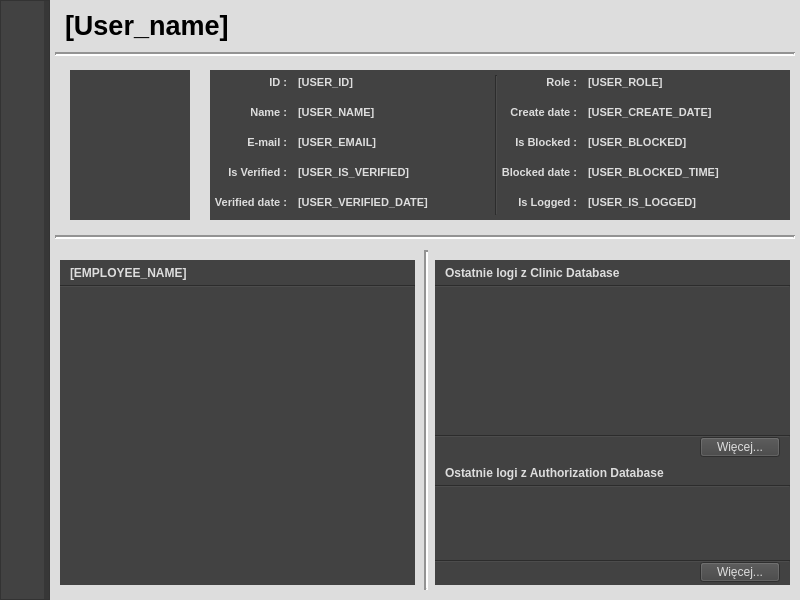
<?xml version="1.0" encoding="UTF-8"?>
<ui version="4.0">
 <class>w_MainWindow</class>
 <widget class="QMainWindow" name="w_MainWindow">
  <property name="geometry">
   <rect>
    <x>0</x>
    <y>0</y>
    <width>800</width>
    <height>600</height>
   </rect>
  </property>
  <property name="windowTitle">
   <string>Clinic Client - User Panel</string>
  </property>
  <property name="windowIcon">
   <iconset resource="icons.qrc">
    <normaloff>:/icons/Clinic_Client.ico</normaloff>:/icons/Clinic_Client.ico</iconset>
  </property>
  <widget class="QWidget" name="centralwidget">
   <property name="styleSheet">
    <string notr="true">background-color: rgb(221, 221, 221);
color: rgb(0,0,0);</string>
   </property>
   <widget class="QScrollArea" name="scrollArea">
    <property name="geometry">
     <rect>
      <x>0</x>
      <y>0</y>
      <width>50</width>
      <height>600</height>
     </rect>
    </property>
    <property name="minimumSize">
     <size>
      <width>50</width>
      <height>600</height>
     </size>
    </property>
    <property name="maximumSize">
     <size>
      <width>50</width>
      <height>600</height>
     </size>
    </property>
    <property name="styleSheet">
     <string notr="true">background-color: rgb(66, 66, 66);
color: rgb(255, 255, 255);
border-right: 5px solid rgb(55, 55, 55);</string>
    </property>
    <property name="widgetResizable">
     <bool>true</bool>
    </property>
    <widget class="QWidget" name="left_panel_button_scroll_area">
     <property name="geometry">
      <rect>
       <x>0</x>
       <y>0</y>
       <width>48</width>
       <height>598</height>
      </rect>
     </property>
    </widget>
   </widget>
   <widget class="QLabel" name="l_username">
    <property name="geometry">
     <rect>
      <x>60</x>
      <y>0</y>
      <width>740</width>
      <height>50</height>
     </rect>
    </property>
    <property name="font">
     <font>
      <pointsize>20</pointsize>
      <bold>true</bold>
     </font>
    </property>
    <property name="text">
     <string>[User_name]</string>
    </property>
    <property name="indent">
     <number>5</number>
    </property>
   </widget>
   <widget class="Line" name="line">
    <property name="geometry">
     <rect>
      <x>55</x>
      <y>52</y>
      <width>740</width>
      <height>5</height>
     </rect>
    </property>
    <property name="styleSheet">
     <string notr="true"/>
    </property>
    <property name="lineWidth">
     <number>2</number>
    </property>
    <property name="orientation">
     <enum>Qt::Horizontal</enum>
    </property>
   </widget>
   <widget class="QWidget" name="w_photo_container" native="true">
    <property name="geometry">
     <rect>
      <x>70</x>
      <y>70</y>
      <width>120</width>
      <height>150</height>
     </rect>
    </property>
    <property name="styleSheet">
     <string notr="true">background-color: rgb(66, 66, 66);
color: rgb(255, 255, 255);</string>
    </property>
   </widget>
   <widget class="QWidget" name="w_account_info_container" native="true">
    <property name="geometry">
     <rect>
      <x>210</x>
      <y>70</y>
      <width>580</width>
      <height>150</height>
     </rect>
    </property>
    <property name="styleSheet">
     <string notr="true">background-color: rgb(66, 66, 66);
color: rgb(255, 255, 255);</string>
    </property>
    <widget class="Line" name="line_2">
     <property name="geometry">
      <rect>
       <x>285</x>
       <y>5</y>
       <width>3</width>
       <height>140</height>
      </rect>
     </property>
     <property name="orientation">
      <enum>Qt::Vertical</enum>
     </property>
    </widget>
    <widget class="QLabel" name="l_id_label">
     <property name="geometry">
      <rect>
       <x>0</x>
       <y>0</y>
       <width>80</width>
       <height>25</height>
      </rect>
     </property>
     <property name="font">
      <font>
       <pointsize>8</pointsize>
       <bold>true</bold>
      </font>
     </property>
     <property name="styleSheet">
      <string notr="true">color: rgb(221, 221, 221);</string>
     </property>
     <property name="text">
      <string>ID :</string>
     </property>
     <property name="alignment">
      <set>Qt::AlignRight|Qt::AlignTrailing|Qt::AlignVCenter</set>
     </property>
     <property name="indent">
      <number>3</number>
     </property>
    </widget>
    <widget class="QLabel" name="l_id">
     <property name="geometry">
      <rect>
       <x>85</x>
       <y>0</y>
       <width>200</width>
       <height>25</height>
      </rect>
     </property>
     <property name="font">
      <font>
       <pointsize>8</pointsize>
       <bold>true</bold>
      </font>
     </property>
     <property name="styleSheet">
      <string notr="true">color: rgb(221, 221, 221);</string>
     </property>
     <property name="text">
      <string>[USER_ID]</string>
     </property>
     <property name="alignment">
      <set>Qt::AlignLeading|Qt::AlignLeft|Qt::AlignVCenter</set>
     </property>
     <property name="indent">
      <number>3</number>
     </property>
    </widget>
    <widget class="QLabel" name="l_name_label">
     <property name="geometry">
      <rect>
       <x>0</x>
       <y>30</y>
       <width>80</width>
       <height>25</height>
      </rect>
     </property>
     <property name="font">
      <font>
       <pointsize>8</pointsize>
       <bold>true</bold>
      </font>
     </property>
     <property name="styleSheet">
      <string notr="true">color: rgb(221, 221, 221);</string>
     </property>
     <property name="text">
      <string>Name :</string>
     </property>
     <property name="alignment">
      <set>Qt::AlignRight|Qt::AlignTrailing|Qt::AlignVCenter</set>
     </property>
     <property name="indent">
      <number>3</number>
     </property>
    </widget>
    <widget class="QLabel" name="l_name">
     <property name="geometry">
      <rect>
       <x>85</x>
       <y>30</y>
       <width>200</width>
       <height>25</height>
      </rect>
     </property>
     <property name="font">
      <font>
       <pointsize>8</pointsize>
       <bold>true</bold>
      </font>
     </property>
     <property name="styleSheet">
      <string notr="true">color: rgb(221, 221, 221);</string>
     </property>
     <property name="text">
      <string>[USER_NAME]</string>
     </property>
     <property name="alignment">
      <set>Qt::AlignLeading|Qt::AlignLeft|Qt::AlignVCenter</set>
     </property>
     <property name="indent">
      <number>3</number>
     </property>
    </widget>
    <widget class="QLabel" name="l_email">
     <property name="geometry">
      <rect>
       <x>85</x>
       <y>60</y>
       <width>200</width>
       <height>25</height>
      </rect>
     </property>
     <property name="font">
      <font>
       <pointsize>8</pointsize>
       <bold>true</bold>
      </font>
     </property>
     <property name="styleSheet">
      <string notr="true">color: rgb(221, 221, 221);</string>
     </property>
     <property name="text">
      <string>[USER_EMAIL]</string>
     </property>
     <property name="alignment">
      <set>Qt::AlignLeading|Qt::AlignLeft|Qt::AlignVCenter</set>
     </property>
     <property name="indent">
      <number>3</number>
     </property>
    </widget>
    <widget class="QLabel" name="l_email_label">
     <property name="geometry">
      <rect>
       <x>0</x>
       <y>60</y>
       <width>80</width>
       <height>25</height>
      </rect>
     </property>
     <property name="font">
      <font>
       <pointsize>8</pointsize>
       <bold>true</bold>
      </font>
     </property>
     <property name="styleSheet">
      <string notr="true">color: rgb(221, 221, 221);</string>
     </property>
     <property name="text">
      <string>E-mail :</string>
     </property>
     <property name="alignment">
      <set>Qt::AlignRight|Qt::AlignTrailing|Qt::AlignVCenter</set>
     </property>
     <property name="indent">
      <number>3</number>
     </property>
    </widget>
    <widget class="QLabel" name="l_verified_label">
     <property name="geometry">
      <rect>
       <x>0</x>
       <y>90</y>
       <width>80</width>
       <height>25</height>
      </rect>
     </property>
     <property name="font">
      <font>
       <pointsize>8</pointsize>
       <bold>true</bold>
      </font>
     </property>
     <property name="styleSheet">
      <string notr="true">color: rgb(221, 221, 221);</string>
     </property>
     <property name="text">
      <string>Is Verified :</string>
     </property>
     <property name="alignment">
      <set>Qt::AlignRight|Qt::AlignTrailing|Qt::AlignVCenter</set>
     </property>
     <property name="indent">
      <number>3</number>
     </property>
    </widget>
    <widget class="QLabel" name="l_verified">
     <property name="geometry">
      <rect>
       <x>85</x>
       <y>90</y>
       <width>200</width>
       <height>25</height>
      </rect>
     </property>
     <property name="font">
      <font>
       <pointsize>8</pointsize>
       <bold>true</bold>
      </font>
     </property>
     <property name="styleSheet">
      <string notr="true">color: rgb(221, 221, 221);</string>
     </property>
     <property name="text">
      <string>[USER_IS_VERIFIED]</string>
     </property>
     <property name="alignment">
      <set>Qt::AlignLeading|Qt::AlignLeft|Qt::AlignVCenter</set>
     </property>
     <property name="indent">
      <number>3</number>
     </property>
    </widget>
    <widget class="QLabel" name="l_verified_date">
     <property name="geometry">
      <rect>
       <x>85</x>
       <y>120</y>
       <width>200</width>
       <height>25</height>
      </rect>
     </property>
     <property name="font">
      <font>
       <pointsize>8</pointsize>
       <bold>true</bold>
      </font>
     </property>
     <property name="styleSheet">
      <string notr="true">color: rgb(221, 221, 221);</string>
     </property>
     <property name="text">
      <string>[USER_VERIFIED_DATE]</string>
     </property>
     <property name="alignment">
      <set>Qt::AlignLeading|Qt::AlignLeft|Qt::AlignVCenter</set>
     </property>
     <property name="indent">
      <number>3</number>
     </property>
    </widget>
    <widget class="QLabel" name="l_verified_date_label">
     <property name="geometry">
      <rect>
       <x>0</x>
       <y>120</y>
       <width>80</width>
       <height>25</height>
      </rect>
     </property>
     <property name="font">
      <font>
       <pointsize>8</pointsize>
       <bold>true</bold>
      </font>
     </property>
     <property name="styleSheet">
      <string notr="true">color: rgb(221, 221, 221);</string>
     </property>
     <property name="text">
      <string>Verified date :</string>
     </property>
     <property name="alignment">
      <set>Qt::AlignRight|Qt::AlignTrailing|Qt::AlignVCenter</set>
     </property>
     <property name="indent">
      <number>3</number>
     </property>
    </widget>
    <widget class="QLabel" name="l_id_label_2">
     <property name="geometry">
      <rect>
       <x>290</x>
       <y>0</y>
       <width>80</width>
       <height>25</height>
      </rect>
     </property>
     <property name="font">
      <font>
       <pointsize>8</pointsize>
       <bold>true</bold>
      </font>
     </property>
     <property name="styleSheet">
      <string notr="true">color: rgb(221, 221, 221);</string>
     </property>
     <property name="text">
      <string>Role :</string>
     </property>
     <property name="alignment">
      <set>Qt::AlignRight|Qt::AlignTrailing|Qt::AlignVCenter</set>
     </property>
     <property name="indent">
      <number>3</number>
     </property>
    </widget>
    <widget class="QLabel" name="l_email_label_2">
     <property name="geometry">
      <rect>
       <x>290</x>
       <y>60</y>
       <width>80</width>
       <height>25</height>
      </rect>
     </property>
     <property name="font">
      <font>
       <pointsize>8</pointsize>
       <bold>true</bold>
      </font>
     </property>
     <property name="styleSheet">
      <string notr="true">color: rgb(221, 221, 221);</string>
     </property>
     <property name="text">
      <string>Is Blocked :</string>
     </property>
     <property name="alignment">
      <set>Qt::AlignRight|Qt::AlignTrailing|Qt::AlignVCenter</set>
     </property>
     <property name="indent">
      <number>3</number>
     </property>
    </widget>
    <widget class="QLabel" name="l_name_label_2">
     <property name="geometry">
      <rect>
       <x>290</x>
       <y>30</y>
       <width>80</width>
       <height>25</height>
      </rect>
     </property>
     <property name="font">
      <font>
       <pointsize>8</pointsize>
       <bold>true</bold>
      </font>
     </property>
     <property name="styleSheet">
      <string notr="true">color: rgb(221, 221, 221);</string>
     </property>
     <property name="text">
      <string>Create date :</string>
     </property>
     <property name="alignment">
      <set>Qt::AlignRight|Qt::AlignTrailing|Qt::AlignVCenter</set>
     </property>
     <property name="indent">
      <number>3</number>
     </property>
    </widget>
    <widget class="QLabel" name="l_name_2">
     <property name="geometry">
      <rect>
       <x>375</x>
       <y>30</y>
       <width>200</width>
       <height>25</height>
      </rect>
     </property>
     <property name="font">
      <font>
       <pointsize>8</pointsize>
       <bold>true</bold>
      </font>
     </property>
     <property name="styleSheet">
      <string notr="true">color: rgb(221, 221, 221);</string>
     </property>
     <property name="text">
      <string>[USER_CREATE_DATE]</string>
     </property>
     <property name="alignment">
      <set>Qt::AlignLeading|Qt::AlignLeft|Qt::AlignVCenter</set>
     </property>
     <property name="indent">
      <number>3</number>
     </property>
    </widget>
    <widget class="QLabel" name="l_id_2">
     <property name="geometry">
      <rect>
       <x>375</x>
       <y>0</y>
       <width>200</width>
       <height>25</height>
      </rect>
     </property>
     <property name="font">
      <font>
       <pointsize>8</pointsize>
       <bold>true</bold>
      </font>
     </property>
     <property name="styleSheet">
      <string notr="true">color: rgb(221, 221, 221);</string>
     </property>
     <property name="text">
      <string>[USER_ROLE]</string>
     </property>
     <property name="alignment">
      <set>Qt::AlignLeading|Qt::AlignLeft|Qt::AlignVCenter</set>
     </property>
     <property name="indent">
      <number>3</number>
     </property>
    </widget>
    <widget class="QLabel" name="l_verified_date_label_2">
     <property name="geometry">
      <rect>
       <x>290</x>
       <y>120</y>
       <width>80</width>
       <height>25</height>
      </rect>
     </property>
     <property name="font">
      <font>
       <pointsize>8</pointsize>
       <bold>true</bold>
      </font>
     </property>
     <property name="styleSheet">
      <string notr="true">color: rgb(221, 221, 221);</string>
     </property>
     <property name="text">
      <string>Is Logged :</string>
     </property>
     <property name="alignment">
      <set>Qt::AlignRight|Qt::AlignTrailing|Qt::AlignVCenter</set>
     </property>
     <property name="indent">
      <number>3</number>
     </property>
    </widget>
    <widget class="QLabel" name="l_verified_date_2">
     <property name="geometry">
      <rect>
       <x>375</x>
       <y>120</y>
       <width>200</width>
       <height>25</height>
      </rect>
     </property>
     <property name="font">
      <font>
       <pointsize>8</pointsize>
       <bold>true</bold>
      </font>
     </property>
     <property name="styleSheet">
      <string notr="true">color: rgb(221, 221, 221);</string>
     </property>
     <property name="text">
      <string>[USER_IS_LOGGED]</string>
     </property>
     <property name="alignment">
      <set>Qt::AlignLeading|Qt::AlignLeft|Qt::AlignVCenter</set>
     </property>
     <property name="indent">
      <number>3</number>
     </property>
    </widget>
    <widget class="QLabel" name="l_verified_2">
     <property name="geometry">
      <rect>
       <x>375</x>
       <y>90</y>
       <width>200</width>
       <height>25</height>
      </rect>
     </property>
     <property name="font">
      <font>
       <pointsize>8</pointsize>
       <bold>true</bold>
      </font>
     </property>
     <property name="styleSheet">
      <string notr="true">color: rgb(221, 221, 221);</string>
     </property>
     <property name="text">
      <string>[USER_BLOCKED_TIME]</string>
     </property>
     <property name="alignment">
      <set>Qt::AlignLeading|Qt::AlignLeft|Qt::AlignVCenter</set>
     </property>
     <property name="indent">
      <number>3</number>
     </property>
    </widget>
    <widget class="QLabel" name="l_verified_label_2">
     <property name="geometry">
      <rect>
       <x>290</x>
       <y>90</y>
       <width>80</width>
       <height>25</height>
      </rect>
     </property>
     <property name="font">
      <font>
       <pointsize>8</pointsize>
       <bold>true</bold>
      </font>
     </property>
     <property name="styleSheet">
      <string notr="true">color: rgb(221, 221, 221);</string>
     </property>
     <property name="text">
      <string>Blocked date :</string>
     </property>
     <property name="alignment">
      <set>Qt::AlignRight|Qt::AlignTrailing|Qt::AlignVCenter</set>
     </property>
     <property name="indent">
      <number>3</number>
     </property>
    </widget>
    <widget class="QLabel" name="l_email_2">
     <property name="geometry">
      <rect>
       <x>375</x>
       <y>60</y>
       <width>200</width>
       <height>25</height>
      </rect>
     </property>
     <property name="font">
      <font>
       <pointsize>8</pointsize>
       <bold>true</bold>
      </font>
     </property>
     <property name="styleSheet">
      <string notr="true">color: rgb(221, 221, 221);</string>
     </property>
     <property name="text">
      <string>[USER_BLOCKED]</string>
     </property>
     <property name="alignment">
      <set>Qt::AlignLeading|Qt::AlignLeft|Qt::AlignVCenter</set>
     </property>
     <property name="indent">
      <number>3</number>
     </property>
    </widget>
   </widget>
   <widget class="Line" name="line_3">
    <property name="geometry">
     <rect>
      <x>55</x>
      <y>235</y>
      <width>740</width>
      <height>5</height>
     </rect>
    </property>
    <property name="styleSheet">
     <string notr="true"/>
    </property>
    <property name="lineWidth">
     <number>2</number>
    </property>
    <property name="orientation">
     <enum>Qt::Horizontal</enum>
    </property>
   </widget>
   <widget class="Line" name="line_4">
    <property name="geometry">
     <rect>
      <x>424</x>
      <y>250</y>
      <width>5</width>
      <height>340</height>
     </rect>
    </property>
    <property name="lineWidth">
     <number>2</number>
    </property>
    <property name="orientation">
     <enum>Qt::Vertical</enum>
    </property>
   </widget>
   <widget class="QWidget" name="w_employee_info_container" native="true">
    <property name="geometry">
     <rect>
      <x>60</x>
      <y>260</y>
      <width>355</width>
      <height>325</height>
     </rect>
    </property>
    <property name="styleSheet">
     <string notr="true">background-color: rgb(66, 66, 66);
color: rgb(255, 255, 255);</string>
    </property>
    <widget class="Line" name="line_9">
     <property name="geometry">
      <rect>
       <x>0</x>
       <y>25</y>
       <width>355</width>
       <height>3</height>
      </rect>
     </property>
     <property name="orientation">
      <enum>Qt::Horizontal</enum>
     </property>
    </widget>
    <widget class="QLabel" name="l_employee_info_tittle">
     <property name="geometry">
      <rect>
       <x>0</x>
       <y>0</y>
       <width>355</width>
       <height>25</height>
      </rect>
     </property>
     <property name="font">
      <font>
       <bold>true</bold>
      </font>
     </property>
     <property name="styleSheet">
      <string notr="true">color: rgb(221, 221, 221);</string>
     </property>
     <property name="text">
      <string>[EMPLOYEE_NAME]</string>
     </property>
     <property name="indent">
      <number>10</number>
     </property>
    </widget>
   </widget>
   <widget class="QWidget" name="w_logs_container" native="true">
    <property name="geometry">
     <rect>
      <x>435</x>
      <y>260</y>
      <width>355</width>
      <height>325</height>
     </rect>
    </property>
    <property name="styleSheet">
     <string notr="true">background-color: rgb(66, 66, 66);
color: rgb(255, 255, 255);</string>
    </property>
    <widget class="QWidget" name="w_clinic_db_logs_container" native="true">
     <property name="geometry">
      <rect>
       <x>0</x>
       <y>0</y>
       <width>355</width>
       <height>200</height>
      </rect>
     </property>
     <property name="styleSheet">
      <string notr="true">background-color: rgb(66, 66, 66);
color: rgb(255, 255, 255);</string>
     </property>
     <widget class="QLabel" name="l_clinic_logs_tittle">
      <property name="geometry">
       <rect>
        <x>0</x>
        <y>0</y>
        <width>355</width>
        <height>25</height>
       </rect>
      </property>
      <property name="font">
       <font>
        <bold>true</bold>
       </font>
      </property>
      <property name="styleSheet">
       <string notr="true">color: rgb(221, 221, 221);</string>
      </property>
      <property name="text">
       <string>Ostatnie logi z Clinic Database</string>
      </property>
      <property name="indent">
       <number>10</number>
      </property>
     </widget>
     <widget class="Line" name="line_5">
      <property name="geometry">
       <rect>
        <x>0</x>
        <y>25</y>
        <width>355</width>
        <height>3</height>
       </rect>
      </property>
      <property name="orientation">
       <enum>Qt::Horizontal</enum>
      </property>
     </widget>
     <widget class="Line" name="line_6">
      <property name="geometry">
       <rect>
        <x>0</x>
        <y>175</y>
        <width>355</width>
        <height>3</height>
       </rect>
      </property>
      <property name="orientation">
       <enum>Qt::Horizontal</enum>
      </property>
     </widget>
     <widget class="QPushButton" name="b_more_clinic_logs_button">
      <property name="geometry">
       <rect>
        <x>265</x>
        <y>177</y>
        <width>80</width>
        <height>20</height>
       </rect>
      </property>
      <property name="styleSheet">
       <string notr="true">background-color: rgb(66, 66, 66);
color: rgb(221, 221, 221);</string>
      </property>
      <property name="text">
       <string>Więcej...</string>
      </property>
      <property name="iconSize">
       <size>
        <width>0</width>
        <height>0</height>
       </size>
      </property>
     </widget>
    </widget>
    <widget class="QWidget" name="w_auth_db_logs_container" native="true">
     <property name="geometry">
      <rect>
       <x>0</x>
       <y>200</y>
       <width>355</width>
       <height>125</height>
      </rect>
     </property>
     <property name="styleSheet">
      <string notr="true">background-color: rgb(66, 66, 66);
color: rgb(255, 255, 255);</string>
     </property>
     <widget class="QLabel" name="l_auth_logs_tittle">
      <property name="geometry">
       <rect>
        <x>0</x>
        <y>0</y>
        <width>355</width>
        <height>25</height>
       </rect>
      </property>
      <property name="font">
       <font>
        <bold>true</bold>
       </font>
      </property>
      <property name="styleSheet">
       <string notr="true">color: rgb(221, 221, 221);</string>
      </property>
      <property name="text">
       <string>Ostatnie logi z Authorization Database</string>
      </property>
      <property name="indent">
       <number>10</number>
      </property>
     </widget>
     <widget class="Line" name="line_7">
      <property name="geometry">
       <rect>
        <x>0</x>
        <y>25</y>
        <width>355</width>
        <height>3</height>
       </rect>
      </property>
      <property name="orientation">
       <enum>Qt::Horizontal</enum>
      </property>
     </widget>
     <widget class="Line" name="line_8">
      <property name="geometry">
       <rect>
        <x>0</x>
        <y>100</y>
        <width>355</width>
        <height>3</height>
       </rect>
      </property>
      <property name="orientation">
       <enum>Qt::Horizontal</enum>
      </property>
     </widget>
     <widget class="QPushButton" name="b_more_auth_logs_button">
      <property name="geometry">
       <rect>
        <x>265</x>
        <y>102</y>
        <width>80</width>
        <height>20</height>
       </rect>
      </property>
      <property name="styleSheet">
       <string notr="true">background-color: rgb(66, 66, 66);
color: rgb(221, 221, 221);</string>
      </property>
      <property name="text">
       <string>Więcej...</string>
      </property>
      <property name="iconSize">
       <size>
        <width>0</width>
        <height>0</height>
       </size>
      </property>
     </widget>
    </widget>
   </widget>
  </widget>
 </widget>
 <resources>
  <include location="icons.qrc"/>
 </resources>
 <connections/>
</ui>
